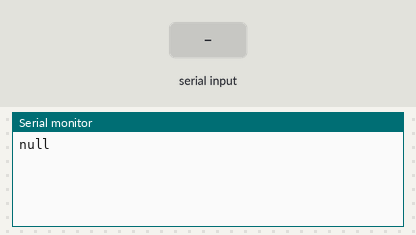
A sketch run on a simulated ESP8266 (NodeMCU). Parts: the last lines printed to the serial monitor. The inputs (shaded band) are chosen by the test bench.

Above: at 1.2 s.
1.3 s: "1" received over the second serial link
At 3.1 s:
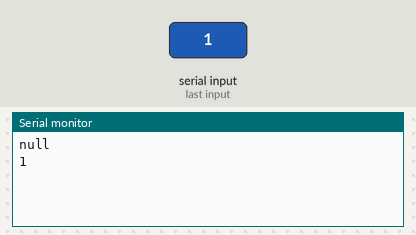
3.8 s: "0" received over the second serial link
At 5.2 s:
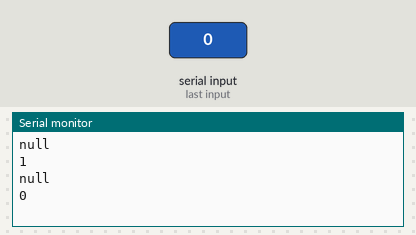
5.3 s: "2" received over the second serial link
At 7.1 s:
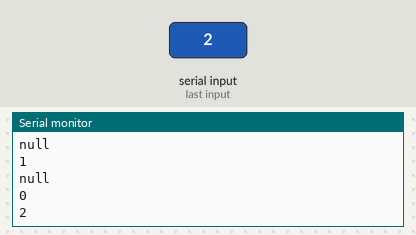

The sketch:

nodemcu-software-serial.ino
```cpp
// NODEMCU

#include <ArduinoJson.h>
#include <SoftwareSerial.h>

SoftwareSerial s(D7,D8); //RX, TX
int data;

void setup() {
  s.begin(9600);
  Serial.begin(9600);
  while (!Serial) continue;
}

void loop() {
  char buffer[512];
  DynamicJsonDocument doc(256);
  deserializeJson(doc, s);
  serializeJsonPretty(doc, buffer);


  //Serial.println("JSON received and parsed");
  Serial.println(buffer);
  //s.write("s");
//  if (s.available()>0)
//  {
//    data=s.read();
//    Serial.println(data);
//  }


}
```

Measured:
- after the input at 1.3 s, the serial monitor: prints a new line after 1.0 s (image 1)
- after the input at 3.8 s, the serial monitor: prints a new line after 1.0 s (image 2)
- after the input at 5.3 s, the serial monitor: prints a new line after 1.0 s (image 3)
